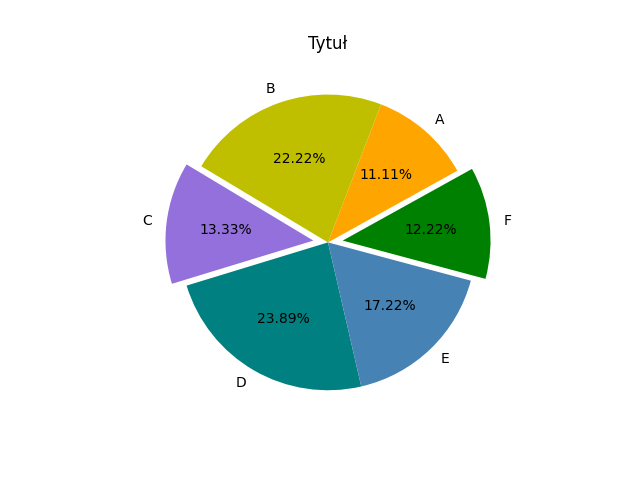

Generate this figure with Python:
import matplotlib.pyplot as plt
import  pandas as pd
import  numpy as np
dane=[12.22,11.11,22.22,13.33,23.89,17.22]
lista=["F","A","B","C","D","E"]
plt.pie(dane,labels=lista,autopct="%0.2f%%",colors=["green","orange","y","mediumpurple","teal","steelblue"],explode=[0.1,0,0,0.1,0,0], startangle=-15)
plt.title("Tytuł")
plt.savefig("zad1.png")
plt.show()